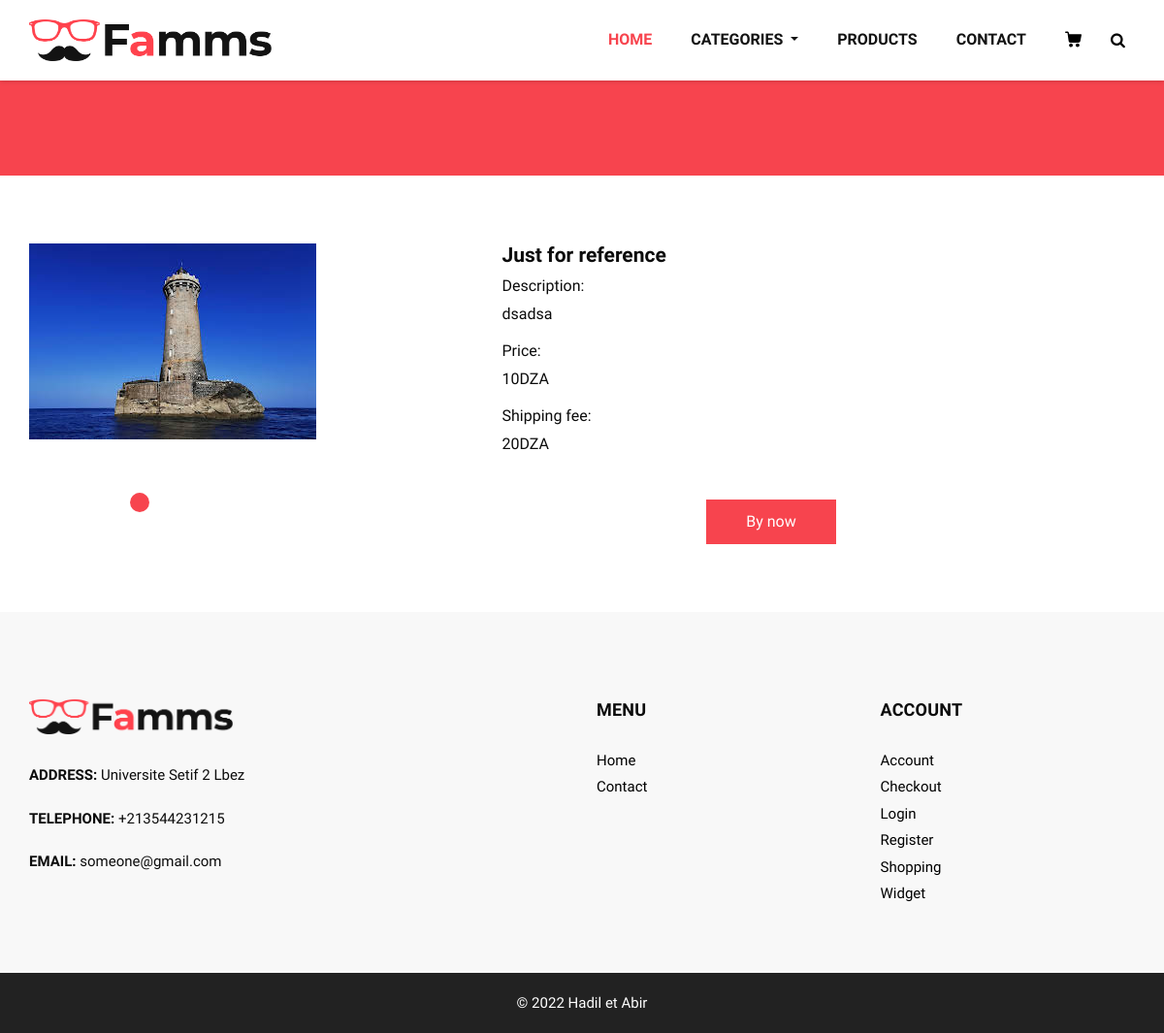
/checkout/2, run on an earlier commit of the app's database.
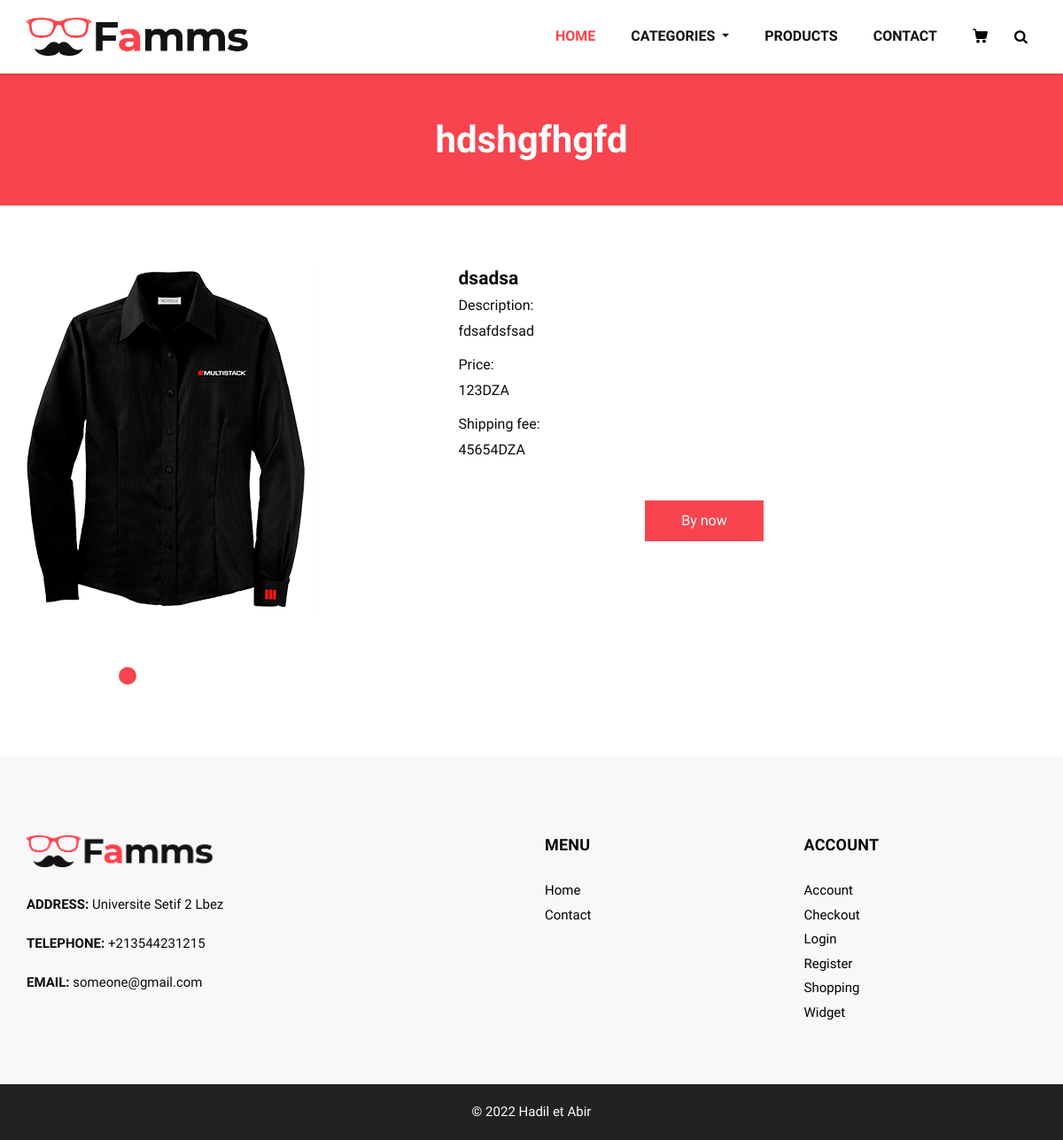
And on a later commit of the database.
### backend.py (models this page shows, shortened)
class Proimgs(database.Model):
    IMGID = database.Column(
        database.Integer, primary_key=True)
    PROID = database.Column(
        database.Integer, database.ForeignKey("proimgs.PROID"))
    img = database.Column(database.String(600), nullable=False)

class Products(database.Model):
    PROID = database.Column(
        database.Integer, primary_key=True)
    CATID = database.Column(
        database.Integer, database.ForeignKey("categories.CATID"))
    name = database.Column(database.String(600), nullable=False)
    description = database.Column(database.String(600), nullable=False)
    price = database.Column(database.Integer, nullable=False)
    shippingFee = database.Column(database.Integer, nullable=False)

class Categories(database.Model):
    CATID = database.Column(database.Integer, primary_key=True)
    name = database.Column(database.String(600), nullable=False)
    description = database.Column(database.String(600), nullable=False)

### backend.py (the view)
@app.route('/checkout/<int:PROID>')
def checkout(PROID):
    product = Products.query.get(PROID)
    if product is not None:
        category = Categories.query.get(product.CATID)
        imgs = Proimgs.query.filter(Proimgs.PROID == product.PROID).all()
        data = {
            "category": category,
            "product": product,
            "img": imgs
        }
        return render_template('checkout.html', data=data)
    else:
        return redirect('/404')

### templates/checkout.html (shortened to what this page needs)
{%extends 'base.html'%} {%block title%}Products{%endblock%} {%block
class%}class="sub_page"{%endblock%}  {%block main%}
<section class="inner_page_head">
  <div class="container_fuild">
    <div class="row">
      <div class="col-md-12">
        <div class="full">
          <h3>{{data["category"].name}}</h3>
        </div>
      </div>
    </div>
  </div>
</section>
<section class="product_section layout_padding">
  <div class="container">
    <div class="row">
      <div class="col-lg-5">
        <div id="customCarousel1" class="carousel slide" data-ride="carousel">
          <div class="carousel-inner">
            <div class="carousel-item active">
              <div class="img-box">
                <img
                  src="../static/assets/images/uploads/{{data['img'][0].img}}"
                  alt=""
                />
              </div>
            </div>
          </div>
          <div class="col-lg-6">
            <ol class="carousel-indicators">
              <li
                data-target="#customCarousel1"
                data-slide-to="0"
                class="active"
              ></li>
            </ol>
          </div>
        </div>
      </div>
      <div class="col-lg-6">
        <div class="detail-box">
          <h5>
            <span> {{data["product"].name}} </span>
          </h5>
          <h6>Description:</h6>
          <p>{{data["product"].description}}</p>
          <h6>Price:</h6>
          <p>{{data["product"].price}}DZA</p>
          <h6>Shipping fee:</h6>
          <p>{{data["product"].shippingFee}}DZA</p>
          <div class="btn-box">
            <a href="/thankyou" class="btn2"> By now </a>
          </div>
        </div>
      </div>
    </div>
  </div>
</section>
{%endblock%}

What changed in the data, as far as the page shows it:
removed Proimgs: img (picture)
added Categories: category.name "hdshgfhgfd"
added Proimgs: img (picture)
changed Products "dsadsa": product.name "Just for reference" → "dsadsa"; product.description "dsadsa" → "fdsafdsfsad"; product.price "10" → "123"; product.shippingFee "20" → "45654"
